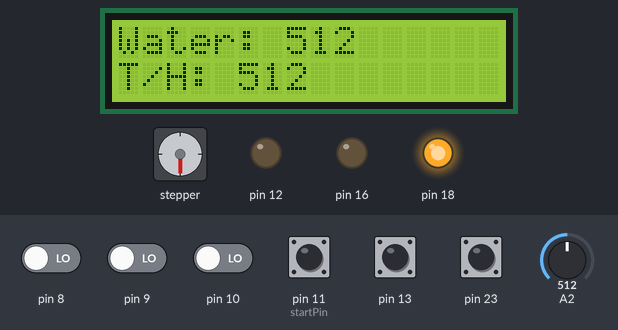
Bench run of a sketch on a simulated Arduino Uno, built with avr-gcc and run on an emulated ATmega328P. Parts: 16×2 character LCD, stepper motor, output pins drawn as LEDs (lit = HIGH). The test bench sets the inputs (shaded band); at power-on: pin 11 (startPin), pin 13, pin 23 HIGH, pin 8–10 LOW, A2 = 512. The local clock reads 2024-03-15 10:24:30 at power-on unless the sketch sets it; stepper angles assume 2038 steps per turn; what the sketch prints to the serial monitor is not drawn.

Above: at 1.3 s.
1.4 s: A2 set to 660
At 2.08 s:
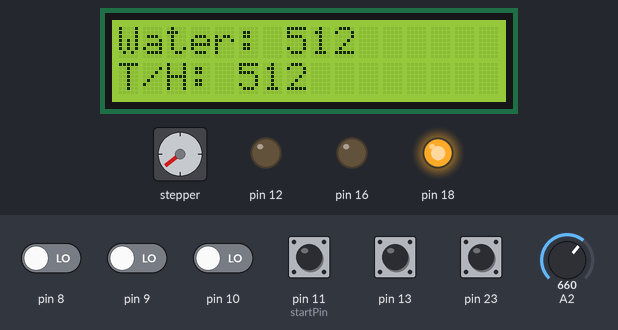
3.3 s: A2 set to 710
At 3.46 s:
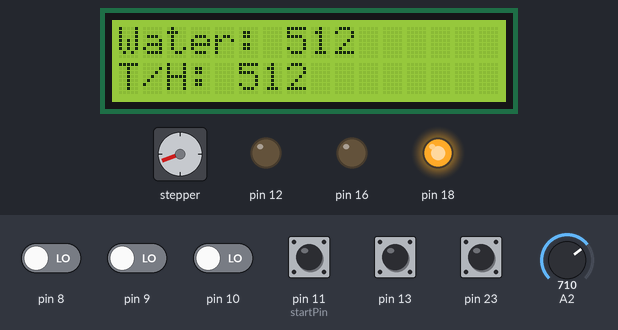
5.1 s: A2 set to 1023
At 5.5 s:
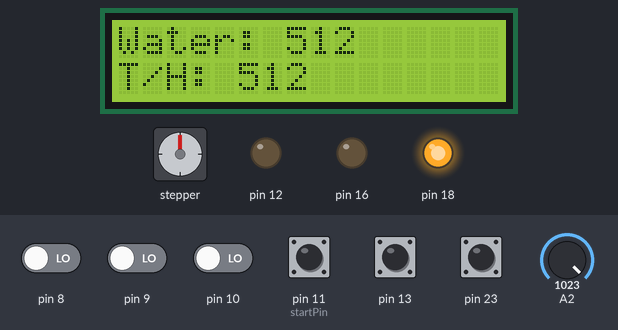
7.2 s: A2 set to 306
At 7.69 s:
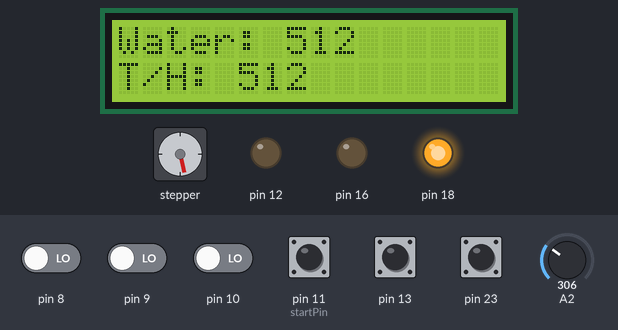
9.4 s: pin 13 pulled LOW for 1 s
11.0 s: A2 set to 122
At 11.38 s:
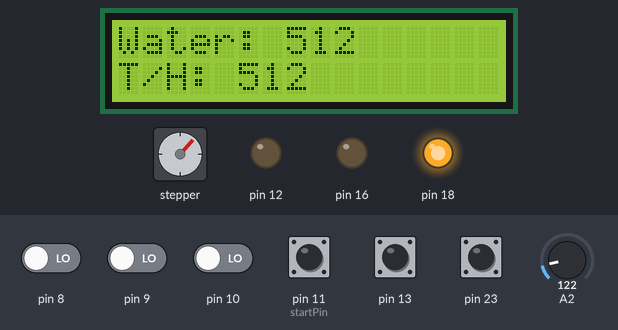
Timing chart, 0 to 14.0 s (numbered marks = the images above; inputs shaded):
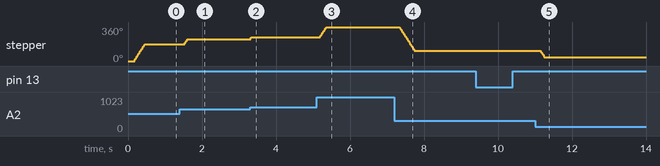

Measured:
- after the input at 1.4 s, stepper: turns 52° clockwise, starting after 0.14 s
- after the input at 3.3 s, stepper: goes 244° 0.02 s, then 249°, starting at once
- after the input at 5.1 s, stepper: turns 111° clockwise in 0.18 s, starting after 0.09 s
- after the input at 7.2 s, stepper: turns 253° counter-clockwise in 0.40 s, starting after 0.14 s
- after the input at 11.0 s, stepper: turns 65° counter-clockwise in 0.10 s, starting after 0.16 s
- by itself, stepper: turns 180° clockwise in 0.28 s

The sketch:

final.ino
```cpp
//Author: Edgar Rodriguez-Angulo
//Date Created: 11/30/2024
/*
Purpose: Final project for CPE 301; make a primitive swamp cooler that
can monitor water levels, environment temp and humidity, display the
temp and humidity to an LCD display, allow the user to adjust the
angle of an output vent, allow the user to turn the cooler on or off,
and record the date and time when the fan motor is turned off
*/

#define RDA 0x80
#define TBE 0x20

//Pin manipulation
#define SETHIGH(address, pinNum) address |= (0x01 << pinNum);
#define SETLOW(address, pinNum) address &= ~(0x01 << pinNum);
#define PINREAD(address, pinNum) (address & (1 << pinNum)) != 0;

//Stepper
#include <Stepper.h>
const int stepsPerRevolution = 2038;
Stepper TheStepper = Stepper(stepsPerRevolution, 39, 41, 43, 45);
//1N1=39, 1N4=45

//LCD Display
#include <LiquidCrystal.h>
const int RS = 22, EN = 24, D4 = 3, D5 = 4, D6 = 5, D7 = 6;
LiquidCrystal lcd(RS, EN, D4, D5, D6, D7);
bool displayData=false;

//Date and time recording
#include <Wire.h>
#include <RTClib.h>
RTC_DS1307 rtc;
DateTime now;

String date_time_to_str(DateTime obj){
  String output = String(obj.year())+"-"+
                  String(obj.month())+"-"+
                  String(obj.day())+" "+
                  String(obj.hour())+":"+
                  String(obj.minute())+":"+
                  String(obj.second());
  return output;
}

//Global vars
bool startButton=false;
bool resetButton=false;
bool stopButton=false;
bool readData=true;
bool readButtons=true;

//Serial Transmission
volatile unsigned char *myUCSR0A = (unsigned char *)0x00C0;
volatile unsigned char *myUCSR0B = (unsigned char *)0x00C1;
volatile unsigned char *myUCSR0C = (unsigned char *)0x00C2;
volatile unsigned int  *myUBRR0  = (unsigned int *) 0x00C4;
volatile unsigned char *myUDR0   = (unsigned char *)0x00C6;

//ADC Registers
volatile unsigned char* my_ADMUX = (unsigned char*) 0x7C;
volatile unsigned char* my_ADCSRB = (unsigned char*) 0x7B;
volatile unsigned char* my_ADCSRA = (unsigned char*) 0x7A;
volatile unsigned int* my_ADC_DATA = (unsigned int*) 0x78;

//Timers
volatile unsigned char *myTCCR1A  = 0x80;
volatile unsigned char *myTCCR1B  = 0x81;
volatile unsigned char *myTCCR1C  = 0x82;
volatile unsigned char *myTIMSK1  = 0x6F;
volatile unsigned char *myTIFR1   = 0x36;
volatile unsigned int  *myTCNT1   = 0x84;

//GPIO
//Port H
volatile unsigned char* port_h = (unsigned char*) 0x102;
volatile unsigned char* ddr_h = (unsigned char*) 0x101;
volatile unsigned char* pin_h = (unsigned char*) 0x100;
//Port B
volatile unsigned char* port_b = (unsigned char*) 0x25;
volatile unsigned char* ddr_b = (unsigned char*) 0x24;
volatile unsigned char* pin_b = (unsigned char*) 0x23;
//Port C
volatile unsigned char* port_c = (unsigned char*) 0x28;
volatile unsigned char* ddr_c = (unsigned char*) 0x27;
volatile unsigned char* pin_c = (unsigned char*) 0x26;

//ISR
volatile unsigned long overflowCounter=0;
volatile unsigned long delayCounter=0;
volatile unsigned long buttonCounter=false;
const unsigned long overflowsPerMin=60000/4.1;
const unsigned long overflowsPer500ms=500/4.1;

const int startPin=11;
const int interruptNumber=digitalPinToInterrupt(startPin);

ISR(TIMER1_OVF_vect)
{
  overflowCounter++;
  delayCounter++;
  buttonCounter++;

  if(overflowCounter>=overflowsPerMin)
  {
    overflowCounter=0;
    readData=true;
  }

  if(buttonCounter>=overflowsPer500ms)
  {
    readButtons=true;
    buttonCounter=true;
  }
}

void customDelay(unsigned long duration)
{
  unsigned long delayThreshold=duration/4.1;
  delayCounter=0;
  while(delayCounter<delayThreshold){}
}

//Sensors
unsigned int tempHumidity;
unsigned int waterLevel;
static const unsigned waterThreshold=700;
static const unsigned tempHumidityThreshold=650;
unsigned int potPos;
unsigned int desiredPos;
unsigned int currentPos;
void moveToPosition()
{
  int sensitivity=100;
  if(currentPos < (desiredPos-sensitivity) || currentPos>(desiredPos+sensitivity))
  {
    stepperReport();
  }
  int stepsToMove=desiredPos-currentPos;
  TheStepper.step(stepsToMove);
  currentPos=desiredPos;
}
void controlFan(bool state)
{
  //Fan control:
  //IN4: 31 (port c, 6), IN3: 33 (port c, 4), ENB1: 35 (port c, 2)
  //IN3 HIGH, IN4 LOW=Forward
  //IN3 LOW, IN4 HIGH=Backwards
  //ENB HIGH=ON, ENB LOW=OFF
  if(state)
  {
    SETLOW(*port_c, 6); //IN4
    SETHIGH(*port_c, 4); //IN3
    SETHIGH(*port_c, 2); //ENB
  }
  else{
    SETLOW(*port_c, 2); //ENB
  }
}

//States
/*
Idle state = 1
Running state = 2
Disabled state = 3
Error state = 4
*/
//Red = 10 (port B, 4), Blue = 9 (port H, 6), Yellow = 8 (port H, 5), Green = 7 (port H, 4)
class State
{
  private:
    int currentState=0;
  public:
    const int getState()
    {
      return currentState;
    }

    void enterState(const int& state)
    {
      stateChangeReport(currentState, state);
      currentState=state;
      switch(state)
      {
        case 1: //Idle state
          SETHIGH(*port_h, 4); //Green
          SETLOW(*port_h, 5);
          SETLOW(*port_h, 6);
          SETLOW(*port_b, 4);

          displayData=true;
          readButtons=true;
        break;
        case 2: //Running state
          SETHIGH(*port_h, 6);//Blue
          SETLOW(*port_b, 4);
          SETLOW(*port_h, 5);
          SETLOW(*port_h, 4);

          displayData=true;
          controlFan(true);
          readButtons=true;
        break;
        case 3: //Disabled state
          SETHIGH(*port_h, 5); //Yellow
          SETLOW(*port_h, 4);
          SETLOW(*port_h, 6);
          SETLOW(*port_b, 4);

          displayData=false;
          readButtons=true;
          lcd.clear();
          controlFan(false);
        break;
        case 4: //Error state
          SETHIGH(*port_b, 4); //Red
          SETLOW(*port_h, 5);
          SETLOW(*port_h, 6);
          SETLOW(*port_h, 4);

          displayData=false;
          displayError();
          controlFan(false);
        break;
        default:
          SETLOW(*port_b, 4);
          SETLOW(*port_h, 4);
          SETLOW(*port_h, 5);
          SETLOW(*port_h, 6);

          //Serial.println("SUPER ERROR STATE");
        break;
      }
    }

    void update()
    {
      switch(currentState)
      {
        case 1: //Idle state
            moveToPosition();
            if(stopButton)
            {
              enterState(3);
            }
            else if(waterLevel<waterThreshold)
            {
              enterState(4);
            }
            else if(tempHumidity>tempHumidityThreshold)
            {
              enterState(2);
            }

        break;
        case 2: //Running state
          moveToPosition();
          if(stopButton)
          {
            enterState(3);
          }
          else if(tempHumidity<=tempHumidityThreshold)
          {
            enterState(1);
          }
          else if(waterLevel<waterThreshold)
          {
            enterState(4);
          }

        break;
        case 3: //Disabled state
          moveToPosition();
          if(startButton)
          {
            enterState(1);
          }

        break;
        case 4: //Error state
          if(stopButton)
          {
            enterState(3);
          }
          if(resetButton)
          {
            enterState(1);
          }

        break;
        default:
        /*
          Serial.println("NO UPDATE POSSIBLE");
          Serial.print("CURRENT STATE: ");
          Serial.println(currentState);
        */
        break;
        startButton=false;
        stopButton=false;
        resetButton=false;
      }
    }
};

State Cooler;

//Main functions
void setup() {
  U0init(9600);
  //Setting up UART
  adc_init();
  //Setting up the ADC
  lcd.begin(16, 2);
  //Initializing the LCD display with 16 columns and 2 rows
  gpio_init();
  isr_setup();
  setup_timer_regs();
  stepper_init();
  rtc_init();
  Cooler.enterState(3);
}

void loop() {
  //Data reading
  if(readData || overflowCounter>=overflowsPerMin)
  {
    tempHumidity=adc_read(0);//Read the Temp and humiditiy

    waterLevel=adc_read(1);//Read the water levels
    readData=false;
  }

  //Read potentiometer for the position of the "vent"
  potPos=adc_read(2);
  desiredPos=map(potPos, 0, 1023, 0, stepsPerRevolution);

  //Display
  if(displayData)
  {
    display(waterLevel, tempHumidity);
  }

  //Buttons
  //Reset the buttons
  if(readButtons || buttonCounter>=overflowsPer500ms)
  {
    //Leftmost/Start = 11 (port B, 5), Middle/Stop = 12 (port B, 6), Rightmost/Reset = 13 (port B, 7)
    startButton=PINREAD(*pin_b, 5)
    stopButton=PINREAD(*pin_b, 6);
    resetButton=PINREAD(*pin_b, 7);
    readButtons=false;
  }

  //Date and Time
  now=rtc.now();

  Cooler.update();

  customDelay(50);
}

void adc_init()
{
  // setup the A register
  *my_ADCSRA |= 0b10000000; // set bit   7 to 1 to enable the ADC
  *my_ADCSRA &= 0b11011111; // clear bit 6 to 0 to disable the ADC trigger mode
  *my_ADCSRA &= 0b11110111; // clear bit 5 to 0 to disable the ADC interrupt
  *my_ADCSRA &= 0b11111000; // clear bit 0-2 to 0 to set prescaler selection to slow reading
  // setup the B register
  *my_ADCSRB &= 0b11110111; // clear bit 3 to 0 to reset the channel and gain bits
  *my_ADCSRB &= 0b11111000; // clear bit 2-0 to 0 to set free running mode
  // setup the MUX Register
  *my_ADMUX  &= 0b01111111; // clear bit 7 to 0 for AVCC analog reference
  *my_ADMUX  |= 0b01000000; // set bit   6 to 1 for AVCC analog reference
  *my_ADMUX  &= 0b11011111; // clear bit 5 to 0 for right adjust result
  *my_ADMUX  &= 0b11100000; // clear bit 4-0 to 0 to reset the channel and gain bits
}

void stepper_init()
{
  TheStepper.setSpeed(100);
  desiredPos=currentPos;
}

unsigned int adc_read(unsigned char adc_channel_num)
{
  // clear the channel selection bits (MUX 4:0)
  *my_ADMUX  &= 0b11100000;
  // clear the channel selection bits (MUX 5)
  *my_ADCSRB &= 0b11110111;
  // set the channel number
  if(adc_channel_num > 7)
  {
    // set the channel selection bits, but remove the most significant bit (bit 3)
    adc_channel_num -= 8;
    // set MUX bit 5
    *my_ADCSRB |= 0b00001000;
  }
  // set the channel selection bits
  *my_ADMUX  += adc_channel_num;
  // set bit 6 of ADCSRA to 1 to start a conversion
  *my_ADCSRA |= 0x40;
  // wait for the conversion to complete
  while((*my_ADCSRA & 0x40) != 0);
  // return the result in the ADC data register
  return *my_ADC_DATA;
}

void gpio_init()
{
  //Output LEDs
  //Red = 10 (port B, 4), Blue = 9 (port H, 6), Yellow = 8 (port H, 5), Green = 7 (port H, 4)
  SETHIGH(*ddr_b, 4); //Red
  SETHIGH(*ddr_h, 5); //Yellow
  SETHIGH(*ddr_h, 4); //Green
  SETHIGH(*ddr_h, 6); //Blue

  //Initialize all LEDs to off
  SETLOW(*port_b, 4); //Red
  SETLOW(*port_h, 5); //Yellow
  SETLOW(*port_h, 4); //Green
  SETLOW(*port_h, 6); //Blue

  //Input Buttons
  //Leftmost/Start = 11 (port B, 5), Middle/Stop = 12 (port B, 6), Rightmost/Reset = 13 (port B, 7)
  SETLOW(*ddr_b, 5); //Start
  SETLOW(*ddr_b, 6); //Stop
  SETLOW(*ddr_b, 7); //Reset

  //Initialize pull-up resistors
  SETHIGH(*port_b, 5); //Start
  SETHIGH(*port_b, 6); //Stop
  SETHIGH(*port_b, 7); //Reset

  //Fan output
  //Controls:
  //IN4 = 31 (port C, 6), IN3 = 33 (port C, 4), ON/OFF/SPEED = 35 (port C, 2)
  SETHIGH(*ddr_c, 6); //IN4
  SETHIGH(*ddr_c, 4); //IN3
  SETHIGH(*ddr_c, 2); //ON/OFF/SPEED

}

void isr_setup()
{
  pinMode(startPin, INPUT_PULLUP);
  attachInterrupt(interruptNumber, handleStartPress, FALLING);
}

void handleStartPress()
{
  startButton=true;
  //Serial.println("START BUTTON PRESSED");
}

void setup_timer_regs()
{
  //Disable global interrupts
  cli();

  //Timer control registers
  *myTCCR1A= 0x00;
  *myTCCR1B= 0X00;
  *myTCCR1C= 0x00;

  //Reset TOV flag
  *myTIFR1 |= 0x01;

  //Enable TOV interrupt
  *myTIMSK1 |= 0x01;

  //Start Timer
  *myTCCR1B |= 0x01;

  //Enable global interrupts
  sei();
}

void rtc_init()
{
  Wire.begin();
  rtc.begin();
  String rtcError="RTC IS NOT RUNNING!\n";
  if(!rtc.isrunning())
  {
    for(int i=0;i<rtcError.length();i++)
    {
      U0putchar(rtcError[i]);
    }
    rtc.adjust(DateTime(F(__DATE__), F(__TIME__)));
  }
}

void U0init(int U0baud)
{
 unsigned long FCPU = 16000000;
 unsigned int tbaud;
 tbaud = (FCPU / 16 / U0baud - 1);
 // Same as (FCPU / (16 * U0baud)) - 1;
 *myUCSR0A = 0x20;
 *myUCSR0B = 0x18;
 *myUCSR0C = 0x06;
 *myUBRR0  = tbaud;
}

unsigned char U0getchar()
{
  return *myUDR0;
}

void U0putchar(unsigned char U0pdata)
{
  while((*myUCSR0A & TBE)==0);
  *myUDR0 = U0pdata;
}

void display(int waterLevel, int tempHumid)
{
  lcd.clear();
  lcd.setCursor(0, 0);
  lcd.print("Water: ");
  lcd.print(waterLevel);
  lcd.setCursor(0, 1);
  lcd.print("T/H: ");
  lcd.print(tempHumid);
}

void displayError()
{
  lcd.clear();
  lcd.setCursor(0 ,0);
  lcd.print("ERROR: WATER");
  lcd.setCursor(0, 1);
  lcd.print("LOW");
}

String createReport(String reporting, String dateTime)
{
  String report=reporting+" at "+dateTime;
  return report;
}

void stepperReport()
{
  String newPos="NEW STEPPER POS: "+String(desiredPos);
  String dateTime=date_time_to_str(now);
  String report=createReport(newPos, dateTime);
  serialReport(report);
}

void stateChangeReport(int current, int next)
{
  //States
  /*
  Idle state = 1
  Running state = 2
  Disabled state = 3
  Error state = 4
  */
  char* states[5]={"SUPER ERROR", "IDLE", "RUNNING", "DISABLED", "ERROR"};
  String currState=states[current];
  String nextState=states[next];
  String changeCurrent="STATE CHANGING FROM " + currState + " to " + nextState;
  String dateTime=date_time_to_str(now);
  String report=createReport(changeCurrent, dateTime);
  serialReport(report);
}

void serialReport(String report)
{
  for(int i=0;i<report.length();i++)
  {
    U0putchar(report[i]);
  }
  U0putchar('\n');
}
```
